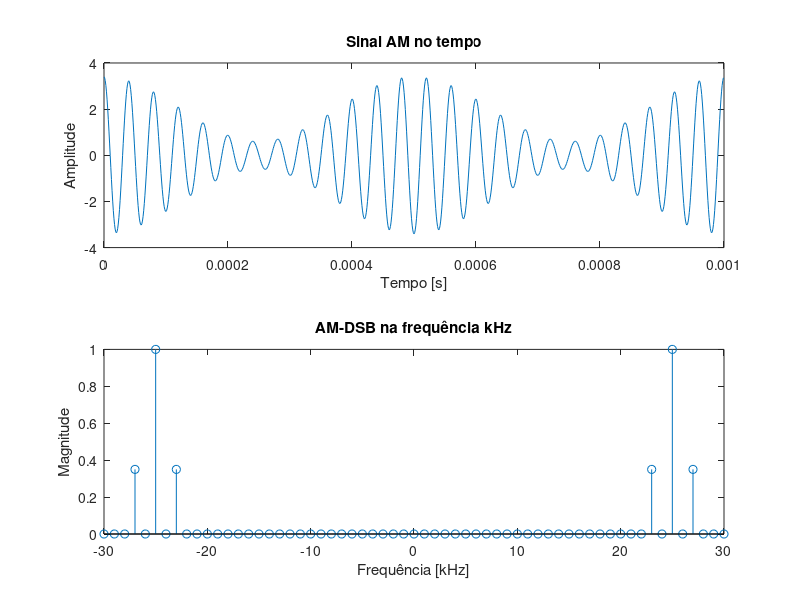

Write MATLAB code to recreate this figure.
clc; clear all; close all;
%% Determinando os parâmetros da onda
Ac = 2;                                                         % Amplitude da portadora
Mu = 0.7;                                                       % Índice de modulação
fc = 25000;                                                     % Frequência da portadora Hz
fm = 2000;                                                      % Frequência do sinal Hz
Ts = 1e-6;                                                      % Tempo de amostragem pequeno (modelar sinal contínuo)
t = [0:999]*Ts;                                                 % Definição do vetor tempo
s = Ac*(1+Mu*cos(2*pi*fm*t)).*cos(2*pi*fc*t);                   % Modulação AM      

%% Cálculo da FFT de AM-DSB
lfft=30;                                                        % Número de elementos da fft
k = [-lfft:lfft];                                               % Vetor de frequências 
Nx = length(s);                                                 % Comprimento do sinal modulado
Nk = length(k);                                                 % Comprimento do sinal em frequência
Xk = fft(s)/Nx;                                                 % Cálculo da FFT

%% A fft em 30 pontos (para melhor visualização)
c = zeros(1,Nk);                                                % Inicialização do vetor da magnitude
fsampling = 1/Ts;                                               % Taxa de amostragem
freq = k*fsampling/Nx;                                          % Eixo de frequências
for i = 1:Nk-1
    kk = k(i);
    if (kk >= 0),
        c(i) = Xk(kk+1);
    else
        c(i) = Xk(Nx+1+kk);
    end
end

%% Gráficos
subplot(2,1,1);
plot (t,s);                                                     % Gráfico do AM-DSB no tempo
title('Sinal AM no tempo');
xlabel('Tempo [s]');
ylabel('Amplitude');
subplot(2,1,2);
stem(freq/1e3,real(c));                                         % Gráfico do AM-DSB na frequência
title('AM-DSB na frequência kHz');                             
xlabel('Frequência [kHz]');
ylabel('Magnitude');
axis([-30 30 0 1]);